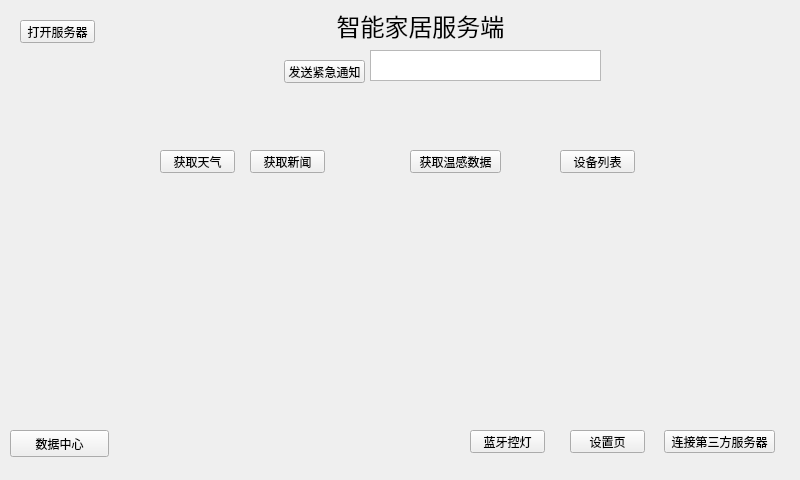
<?xml version="1.0" encoding="UTF-8"?>
<ui version="4.0">
 <class>MainWindow</class>
 <widget class="QMainWindow" name="MainWindow">
  <property name="geometry">
   <rect>
    <x>0</x>
    <y>0</y>
    <width>800</width>
    <height>480</height>
   </rect>
  </property>
  <property name="windowTitle">
   <string>MainWindow</string>
  </property>
  <widget class="QWidget" name="centralWidget">
   <widget class="QTextEdit" name="urgentNotify">
    <property name="geometry">
     <rect>
      <x>370</x>
      <y>50</y>
      <width>231</width>
      <height>31</height>
     </rect>
    </property>
   </widget>
   <widget class="QPushButton" name="urgentNotifyPush">
    <property name="geometry">
     <rect>
      <x>284</x>
      <y>60</y>
      <width>81</width>
      <height>23</height>
     </rect>
    </property>
    <property name="text">
     <string>发送紧急通知</string>
    </property>
   </widget>
   <widget class="QPushButton" name="requestNewsButton">
    <property name="geometry">
     <rect>
      <x>250</x>
      <y>150</y>
      <width>75</width>
      <height>23</height>
     </rect>
    </property>
    <property name="text">
     <string>获取新闻</string>
    </property>
   </widget>
   <widget class="QPushButton" name="getDHT11Data">
    <property name="geometry">
     <rect>
      <x>410</x>
      <y>150</y>
      <width>91</width>
      <height>23</height>
     </rect>
    </property>
    <property name="text">
     <string>获取温感数据</string>
    </property>
   </widget>
   <widget class="QPushButton" name="reqWeaButton">
    <property name="geometry">
     <rect>
      <x>160</x>
      <y>150</y>
      <width>75</width>
      <height>23</height>
     </rect>
    </property>
    <property name="text">
     <string>获取天气</string>
    </property>
   </widget>
   <widget class="QLabel" name="serverLabel">
    <property name="geometry">
     <rect>
      <x>330</x>
      <y>10</y>
      <width>181</width>
      <height>31</height>
     </rect>
    </property>
    <property name="font">
     <font>
      <family>Arial</family>
      <pointsize>18</pointsize>
     </font>
    </property>
    <property name="text">
     <string>智能家居服务端</string>
    </property>
    <property name="alignment">
     <set>Qt::AlignCenter</set>
    </property>
   </widget>
   <widget class="QPushButton" name="toggleButton">
    <property name="geometry">
     <rect>
      <x>20</x>
      <y>20</y>
      <width>75</width>
      <height>23</height>
     </rect>
    </property>
    <property name="text">
     <string>打开服务器</string>
    </property>
   </widget>
   <widget class="QPushButton" name="deviceList">
    <property name="geometry">
     <rect>
      <x>560</x>
      <y>150</y>
      <width>75</width>
      <height>23</height>
     </rect>
    </property>
    <property name="text">
     <string>设备列表</string>
    </property>
   </widget>
   <widget class="QPushButton" name="connectToOtherServer">
    <property name="geometry">
     <rect>
      <x>664</x>
      <y>430</y>
      <width>111</width>
      <height>23</height>
     </rect>
    </property>
    <property name="text">
     <string>连接第三方服务器</string>
    </property>
   </widget>
   <widget class="QPushButton" name="settings">
    <property name="geometry">
     <rect>
      <x>570</x>
      <y>430</y>
      <width>75</width>
      <height>23</height>
     </rect>
    </property>
    <property name="text">
     <string>设置页</string>
    </property>
   </widget>
   <widget class="QPushButton" name="btLight">
    <property name="geometry">
     <rect>
      <x>470</x>
      <y>430</y>
      <width>75</width>
      <height>23</height>
     </rect>
    </property>
    <property name="text">
     <string>蓝牙控灯</string>
    </property>
   </widget>
   <widget class="QPushButton" name="dataCenter">
    <property name="geometry">
     <rect>
      <x>10</x>
      <y>430</y>
      <width>99</width>
      <height>27</height>
     </rect>
    </property>
    <property name="text">
     <string>数据中心</string>
    </property>
   </widget>
  </widget>
 </widget>
 <layoutdefault spacing="6" margin="11"/>
 <resources/>
 <connections/>
</ui>
